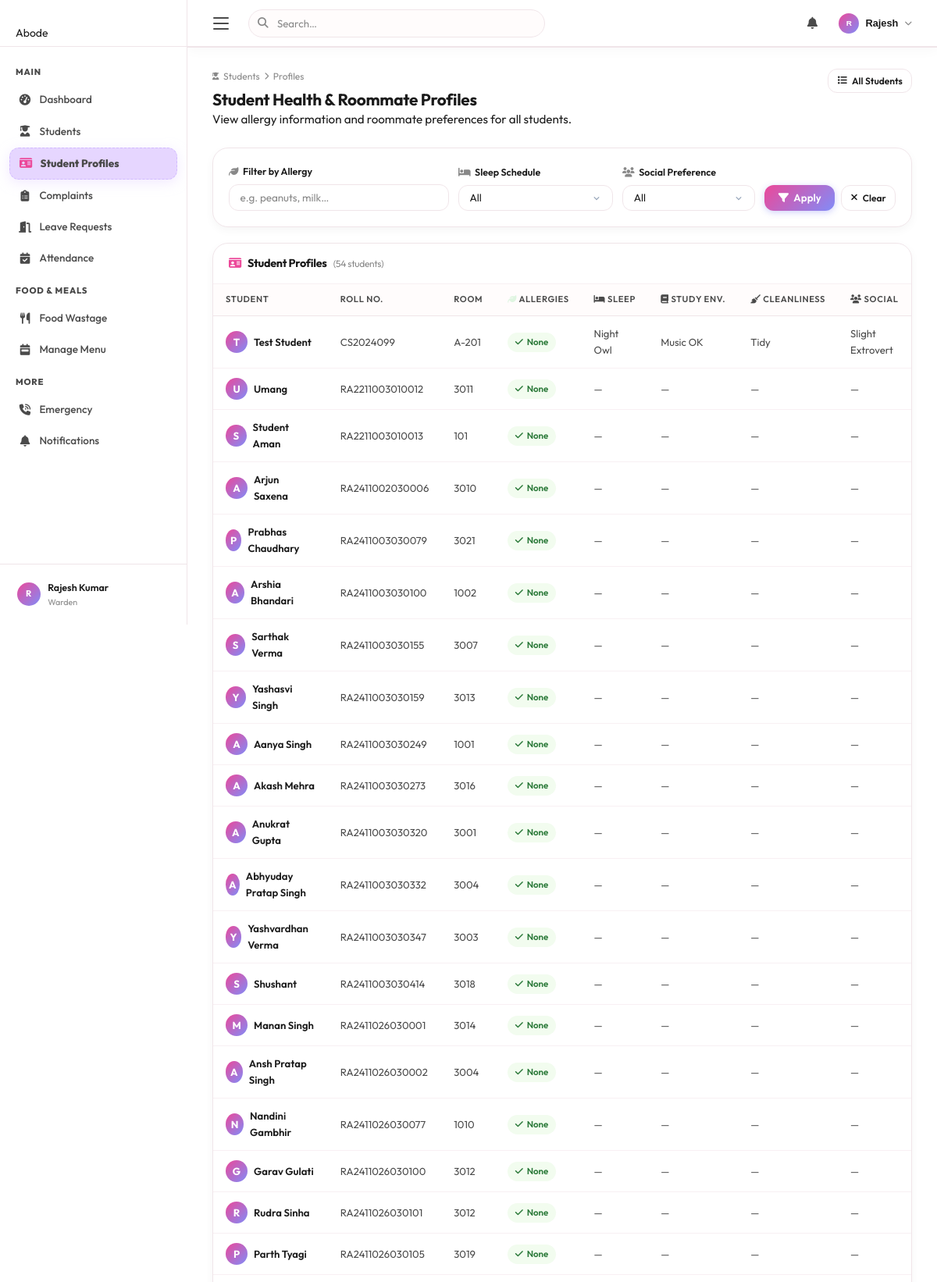
/warden/student-profiles (signed in, upper part), run on the app's committed database.
### tables this page shows
CREATE TABLE roommate_profiles (
            student_id INTEGER PRIMARY KEY,
            q1 INTEGER, q2 INTEGER, q3 INTEGER, q4 INTEGER, q5 INTEGER,
            q6 INTEGER, q7 INTEGER, q8 INTEGER, q9 INTEGER, q10 INTEGER,
            created_at TIMESTAMP DEFAULT CURRENT_TIMESTAMP,
            updated_at TIMESTAMP DEFAULT CURRENT_TIMESTAMP, allergies TEXT DEFAULT '',
            FOREIGN KEY (student_id) REFERENCES users(id) ON DELETE CASCADE
        );

CREATE TABLE users (
            id INTEGER PRIMARY KEY AUTOINCREMENT,
            username TEXT UNIQUE NOT NULL,
            password TEXT NOT NULL,
            full_name TEXT NOT NULL,
            email TEXT UNIQUE NOT NULL,
            role TEXT CHECK(role IN ('student','warden')) NOT NULL,
            created_at TIMESTAMP DEFAULT CURRENT_TIMESTAMP
        , onboarding_complete INTEGER DEFAULT 0);

CREATE TABLE students (
            id INTEGER PRIMARY KEY AUTOINCREMENT,
            user_id INTEGER UNIQUE NOT NULL,
            roll_number TEXT UNIQUE,
            course TEXT,
            year INTEGER DEFAULT 1,
            room_number TEXT,
            phone TEXT,
            parent_name TEXT,
            parent_phone TEXT,
            address TEXT, allergies TEXT DEFAULT 'None',
            FOREIGN KEY (user_id) REFERENCES users(id) ON DELETE CASCADE
        );

### routes/warden.py (the view)
@bp.route('/student-profiles')
@warden_required
def student_profiles():
    cursor = get_cursor()
    allergy_filter = request.args.get('allergy', '').strip()
    sleep_filter   = request.args.get('sleep', '').strip()
    social_filter  = request.args.get('social', '').strip()
    query = """
        SELECT u.full_name, u.email, s.roll_number, s.course, s.room_number,
               COALESCE(s.allergies, 'None') AS allergies,
               rp.q1 AS sleep_schedule, rp.q2 AS study_env,
               rp.q3 AS cleanliness,   rp.q4 AS social_pref
        FROM users u
        JOIN students s ON u.id = s.user_id
        LEFT JOIN roommate_profiles rp ON u.id = rp.student_id
        WHERE u.role = 'student'
    """
    params = []
    if allergy_filter:
        query += " AND LOWER(COALESCE(s.allergies,'')) LIKE ?"
        params.append(f'%{allergy_filter.lower()}%')
    if sleep_filter:
        query += " AND rp.q1 = ?"
        params.append(str(int(sleep_filter)))
    if social_filter:
        query += " AND rp.q4 = ?"
        params.append(str(int(social_filter)))
    query += " ORDER BY s.roll_number"
    cursor.execute(query, params)
    profiles = cursor.fetchall()
    return render_template('warden/student_profiles.html',
                           profiles=profiles,
                           allergy_filter=allergy_filter,
                           sleep_filter=sleep_filter,
                           social_filter=social_filter)

### app.py (called while the page is built)
@app.context_processor
def inject_unread_count():
    if 'user_id' in session:
        from services.db import get_cursor
        uid = session['user_id']
        try:
            cursor = get_cursor()
            cursor.execute("""
                SELECT COUNT(*) AS cnt FROM notifications
                WHERE (user_id = ? OR user_id IS NULL) AND is_read = 0
            """, (uid,))
            result = cursor.fetchone()
            return {'unread_count': result['cnt'] if result else 0}
        except Exception:
            return {'unread_count': 0}
    return {'unread_count': 0}

### routes/warden.py (called while the page is built)
def warden_required(f):
    @wraps(f)
    def decorated(*args, **kwargs):
        if 'user_id' not in session or session.get('role') != 'warden':
            flash('Please log in as a warden.', 'warning')
            return redirect(url_for('auth.login', role='warden'))
        return f(*args, **kwargs)
    return decorated

### services/db.py (called while the page is built)
def get_db():
    if 'db' not in g:
        g.db = sqlite3.connect(Config.DB_PATH)
        g.db.row_factory = sqlite3.Row   # Access columns by name like a dict
        g.db.execute("PRAGMA foreign_keys = ON")
    return g.db

def get_cursor(dictionary=True):
    db = get_db()
    return db.cursor()

### templates/warden/student_profiles.html (shortened to what this page needs)
{% extends "base.html" %}
{% block content %}
<div class="page-header fade-in">
    <div class="page-header-left">
        <div class="breadcrumb"><i class="fas fa-user-graduate"></i> Students <i class="fas fa-chevron-right"></i> Profiles</div>
        <h1>Student Health &amp; Roommate Profiles</h1>
        <p>View allergy information and roommate preferences for all students.</p>
    </div>
    <div class="page-header-right">
        <a href="{{ url_for('warden.students') }}" class="btn btn-outline btn-sm"><i class="fas fa-list"></i> All Students</a>
    </div>
</div>
<div class="card fade-in" style="margin-bottom:1.25rem;">
    <div class="card-body">
        <form method="GET" style="display:flex;flex-wrap:wrap;gap:.75rem;align-items:flex-end;">
            <div class="form-group" style="flex:1;min-width:180px;">
                <label><i class="fas fa-leaf"></i> Filter by Allergy</label>
                <input type="text" name="allergy" value="{{ allergy_filter }}"
                       placeholder="e.g. peanuts, milk…" style="padding:.5rem .85rem;">
            </div>
            <div class="form-group" style="min-width:170px;">
                <label><i class="fas fa-bed"></i> Sleep Schedule</label>
                <select name="sleep" style="padding:.5rem .85rem;">
                    <option value="">All</option>
                </select>
            </div>
            <div class="form-group" style="min-width:170px;">
                <label><i class="fas fa-users"></i> Social Preference</label>
                <select name="social" style="padding:.5rem .85rem;">
                    <option value="">All</option>
                </select>
            </div>
            <div style="display:flex;gap:.5rem;">
                <button type="submit" class="btn btn-primary btn-sm"><i class="fas fa-filter"></i> Apply</button>
                <a href="{{ url_for('warden.student_profiles') }}" class="btn btn-outline btn-sm"><i class="fas fa-xmark"></i> Clear</a>
            </div>
        </form>
    </div>
</div>
{% if profiles %}
<div class="card fade-in fade-in-1">
    <div class="card-header">
        <h3><i class="fas fa-id-card"></i> Student Profiles <span style="font-size:.75rem;font-weight:400;color:var(--text-3);">({{ profiles|length }} students)</span></h3>
    </div>
    <div class="table-wrapper">
        <table class="data-table">
            <thead>
                <tr>
                    <th>Student</th>
                    <th>Roll No.</th>
                    <th>Room</th>
                    <th><i class="fas fa-leaf" style="color:var(--green);"></i> Allergies</th>
                    <th><i class="fas fa-bed"></i> Sleep</th>
                    <th><i class="fas fa-book"></i> Study Env.</th>
                    <th><i class="fas fa-broom"></i> Cleanliness</th>
                    <th><i class="fas fa-users"></i> Social</th>
                </tr>
            </thead>
            <tbody>
                {% set sleep_labels  = {1:'Early (pre 10PM)', 2:'By Midnight', 3:'Night Owl', 4:'Very Late'} %}
                {% set study_labels  = {1:'Complete Silence', 2:'Mostly Quiet', 3:'Music OK', 4:'Lively OK'} %}
                {% set clean_labels  = {1:'Relaxed', 2:'Moderate', 3:'Tidy', 4:'Very Neat'} %}
                {% set social_labels = {1:'Strong Introvert', 2:'Slight Introvert', 3:'Slight Extrovert', 4:'Full Extrovert'} %}
                {% for p in profiles %}
                <tr>
                    <td style="font-weight:600;color:var(--text);">
                        <div style="display:flex;align-items:center;gap:.5rem;">
                            <div style="width:28px;height:28px;border-radius:50%;background:linear-gradient(135deg,var(--primary),#818cf8);color:#fff;display:flex;align-items:center;justify-content:font-size:.72rem;font-weight:700;justify-content:center;">{{ p.full_name[:1].upper() }}</div>
                            {{ p.full_name }}
                        </div>
                    </td>
                    <td>{{ p.roll_number or '—' }}</td>
                    <td>{{ p.room_number or '—' }}</td>
                    <td>
                        {% if p.allergies and p.allergies != 'None' and p.allergies != 'none' %}
                            <span class="allergy-tag-warn"><i class="fas fa-triangle-exclamation"></i> {{ p.allergies }}</span>
                        {% else %}
                            <span class="allergy-tag-ok"><i class="fas fa-check"></i> None</span>
                        {% endif %}
                    </td>
                    <td>{{ sleep_labels.get(p.sleep_schedule, '—') }}</td>
                    <td>{{ study_labels.get(p.study_env, '—') }}</td>
                    <td>{{ clean_labels.get(p.cleanliness, '—') }}</td>
                    <td>{{ social_labels.get(p.social_pref, '—') }}</td>
                </tr>
                {% endfor %}
            </tbody>
        </table>
    </div>
</div>
{% endif %}
{% endblock %}

### static/css/abode-animations.css (style rules this page uses)
:root { --abode-bg: #FFFFFF; --abode-text: #1A1A1A; --abode-text-muted: #888888; --abode-border: none; --abode-shadow: 0 10px 30px rgba(0,0,0,0.06); --abode-shadow-active: 0 4px 15px rgba(0,0,0,0.08); }
body { font-family: 'Outfit', sans-serif; background-color: var(--abode-bg); color: var(--abode-text); -webkit-font-smoothing: antialiased; }
h1, h2, h3, h4 { font-family: 'Outfit', sans-serif; font-weight: 800; letter-spacing: -0.02em; }

### data on the page
roommate_profiles: full_name "T", full_name "Test Student", roll_number "CS2024099", room_number "A-201", shows "None", get "Night Owl", get "Music OK", get "Tidy", get "Slight Extrovert"
students: full_name "U", full_name "Umang", roll_number "RA2211003010012", room_number "3011", shows "None", get "—"
students: full_name "S", full_name "Student Aman", roll_number "RA2211003010013", room_number "101", shows "None", get "—"
students: full_name "A", full_name "Arjun Saxena", roll_number "RA2411002030006", room_number "3010", shows "None", get "—"
students: full_name "P", full_name "Prabhas Chaudhary", roll_number "RA2411003030079", room_number "3021", shows "None", get "—"
students: full_name "A", full_name "Arshia Bhandari", roll_number "RA2411003030100", room_number "1002", shows "None", get "—"
students: full_name "S", full_name "Sarthak Verma", roll_number "RA2411003030155", room_number "3007", shows "None", get "—"
students: full_name "Y", full_name "Yashasvi Singh", roll_number "RA2411003030159", room_number "3013", shows "None", get "—"
students: full_name "A", full_name "Aanya Singh", roll_number "RA2411003030249", room_number "1001", shows "None", get "—"
students: full_name "A", full_name "Akash Mehra", roll_number "RA2411003030273", room_number "3016", shows "None", get "—"
students: full_name "A", full_name "Anukrat Gupta", roll_number "RA2411003030320", room_number "3001", shows "None", get "—"
students: full_name "A", full_name "Abhyuday Pratap Singh", roll_number "RA2411003030332", room_number "3004", shows "None", get "—"
students: full_name "Y", full_name "Yashvardhan Verma", roll_number "RA2411003030347", room_number "3003", shows "None", get "—"
students: full_name "S", full_name "Shushant", roll_number "RA2411003030414", room_number "3018", shows "None", get "—"
students: full_name "M", full_name "Manan Singh", roll_number "RA2411026030001", room_number "3014", shows "None", get "—"
students: full_name "A", full_name "Ansh Pratap Singh", roll_number "RA2411026030002", room_number "3004", shows "None", get "—"
students: full_name "N", full_name "Nandini Gambhir", roll_number "RA2411026030077", room_number "1010", shows "None", get "—"
students: full_name "G", full_name "Garav Gulati", roll_number "RA2411026030100", room_number "3012", shows "None", get "—"
students: full_name "R", full_name "Rudra Sinha", roll_number "RA2411026030101", room_number "3012", shows "None", get "—"
students: full_name "P", full_name "Parth Tyagi", roll_number "RA2411026030105", room_number "3019", shows "None", get "—"

### other printed values
{{ (session.full_name or 'U')[:1].upper() }} "R"
{{ session.full_name }} "Rajesh Kumar"
{{ session.role }} "Warden"
{{ (session.full_name or '').split()[0] }} "Rajesh"
{{ profiles|length }} "54"
